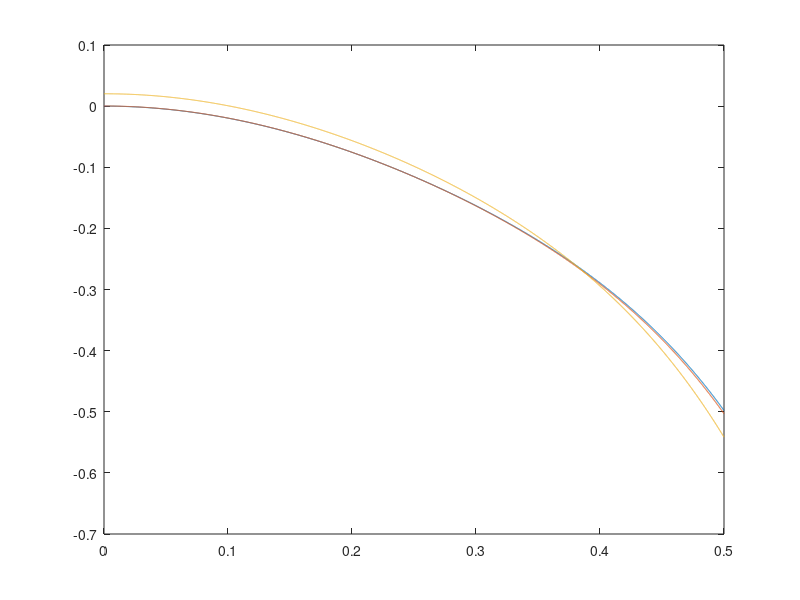

The MATLAB script that drew this image:
%%find the crossover distance for different values of omega_c (outside which the interaction
%%between same-time neighbors becomes antiferromagnetic)
y = [.001, .01, .1];
x = 0:.0001:.5;
zeta2 = pi*pi/6;
zeta3 = 1.202056903159594285399738161511449990764986292340498881792;
zeta4 = pi*pi*pi*pi/90;
a = -12*zeta4*ones(size(y));
b = 2*zeta2 - 8*zeta3*y - 12*zeta4*y.^2;
c = -2 + 2*zeta2*y.^2 - 16*zeta3*y.^3 + 12*zeta4*y.^4;
d = 2*y.^2 + 2*zeta2*y.^4 - 8*zeta3*y.^5 + 12*zeta4*y.^6;

mat = kron(x.^6, a') + kron(x.^4, b') + kron(x.^2, c') + kron(ones(size(x)), d');
x_mat = [x;x;x;x];

plot(x', mat')